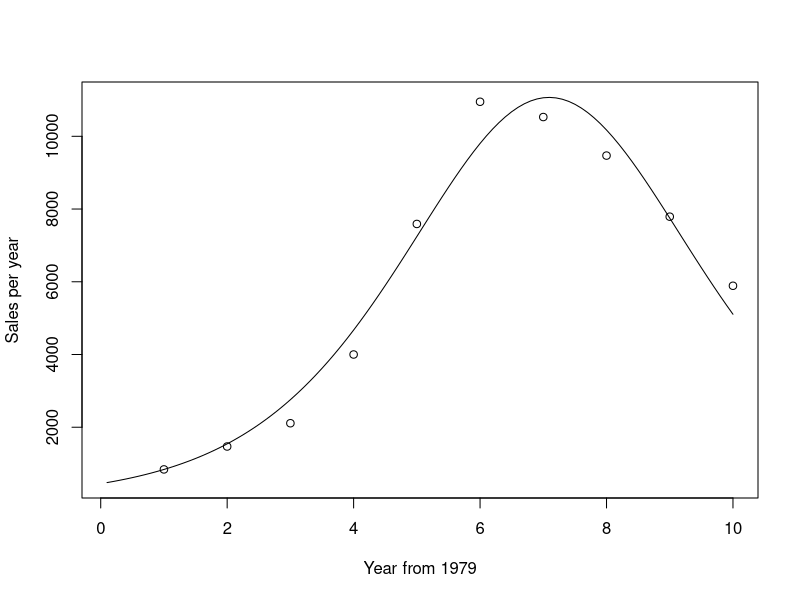
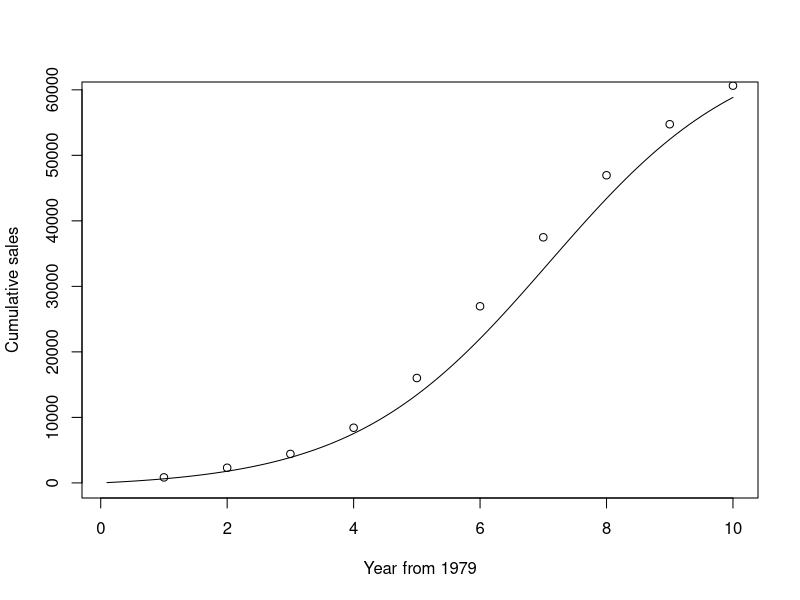
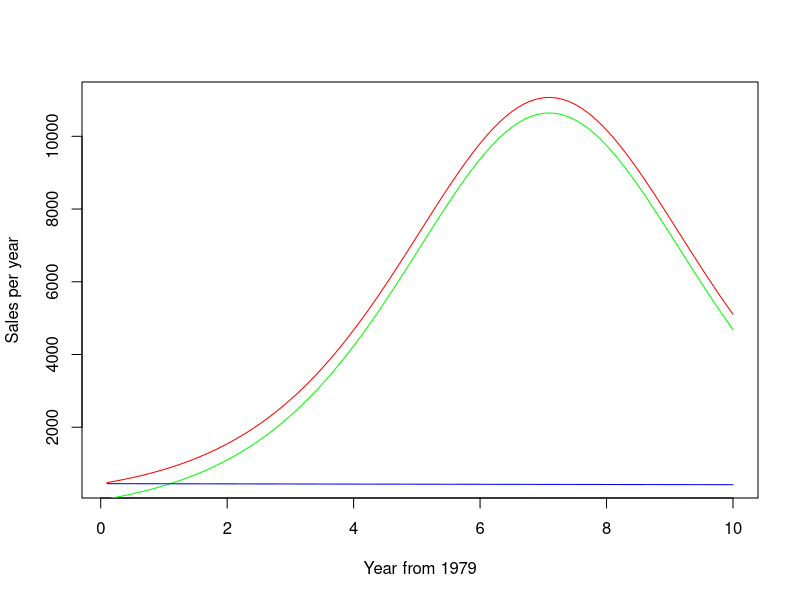
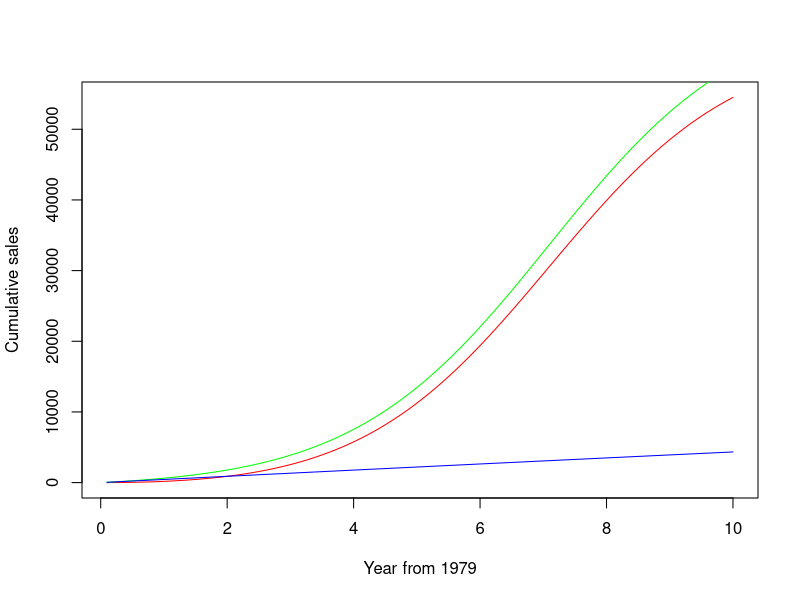

Here is the R script that generated these plots, in order:

# Bass diffusion mode

# basss diffusion model chengjun, 20120424@canberra
# https://rpubs.com/chengjun/bass_model

# refer to http://en.wikipedia.org/wiki/Bass_diffusion_model and
# http://book.douban.com/subject/4175572/discussion/45634092/

# BASS Diffusion Model three parameters: the total number of people who
# eventually buy the product, m; the coefficient of innovation, p; and the
# coefficient of imitation, q

# example
T79 <- 1:10
Tdelt <- (1:100)/10
Sales <- c(840, 1470, 2110, 4000, 7590, 10950, 10530, 9470, 7790, 5890)
Cusales <- cumsum(Sales)
Bass.nls <- nls(Sales ~ M * (((P + Q)^2/P) * exp(-(P + Q) * T79))/(1 + (Q/P) *
    exp(-(P + Q) * T79))^2, start = list(M = 60630, P = 0.03, Q = 0.38))
summary(Bass.nls)

##
## Formula: Sales ~ M * (((P + Q)^2/P) * exp(-(P + Q) * T79))/(1 + (Q/P) *
##     exp(-(P + Q) * T79))^2
##
## Parameters:
##   Estimate Std. Error t value Pr(>|t|)
## M 6.80e+04   3.13e+03   21.74  1.1e-07 ***
## P 6.59e-03   1.43e-03    4.61   0.0025 **
## Q 6.38e-01   4.14e-02   15.41  1.2e-06 ***
## ---
## Signif. codes:  0 '***' 0.001 '**' 0.01 '*' 0.05 '.' 0.1 ' ' 1
##
## Residual standard error: 727 on 7 degrees of freedom
##
## Number of iterations to convergence: 8
## Achieved convergence tolerance: 7.32e-06


# get coefficient
Bcoef <- coef(Bass.nls)
m <- Bcoef[1]
p <- Bcoef[2]
q <- Bcoef[3]
# setting the starting value for M to the recorded total sales.
ngete <- exp(-(p + q) * Tdelt)

# plot pdf
Bpdf <- m * ((p + q)^2/p) * ngete/(1 + (q/p) * ngete)^2
plot(Tdelt, Bpdf, xlab = "Year from 1979", ylab = "Sales per year", type = "l")
points(T79, Sales)



# plot cdf
Bcdf <- m * (1 - ngete)/(1 + (q/p) * ngete)
plot(Tdelt, Bcdf, xlab = "Year from 1979", ylab = "Cumulative sales", type = "l")
points(T79, Cusales)



# when q=0, only Innovator without immitators.
Ipdf <- m * ((p + 0)^2/p) * exp(-(p + 0) * Tdelt)/(1 + (0/p) * exp(-(p + 0) *
    Tdelt))^2
# plot(Tdelt, Ipdf, xlab = 'Year from 1979',ylab = 'Isales per year',
# type='l')
Impdf <- Bpdf - Ipdf
plot(Tdelt, Bpdf, xlab = "Year from 1979", ylab = "Sales per year", type = "l",
    col = "red")
lines(Tdelt, Impdf, col = "green")
lines(Tdelt, Ipdf, col = "blue")




# when q=0, only Innovator without immitators.
Icdf <- m * (1 - exp(-(p + 0) * Tdelt))/(1 + (0/p) * exp(-(p + 0) * Tdelt))
# plot(Tdelt, Icdf, xlab = 'Year from 1979',ylab = 'ICumulative sales',
# type='l')
Imcdf <- m * (1 - ngete)/(1 + (q/p) * ngete) - Icdf
plot(Tdelt, Imcdf, xlab = "Year from 1979", ylab = "Cumulative sales", type = "l",
    col = "red")
lines(Tdelt, Bcdf, col = "green")
lines(Tdelt, Icdf, col = "blue")
